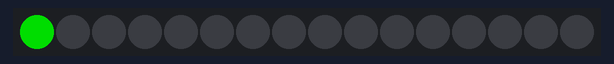
Bench run of a sketch on a simulated ESP32. On the bench: 16 RGB LEDs in strip order, left to right. Dim RGB values are drawn brighter than linear; the strip is taken to match the declared colour order.

Above: at 0.1 s.
At 1.6 s:
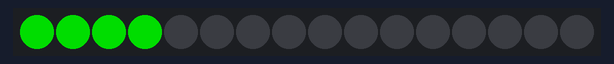
At 2.6 s:
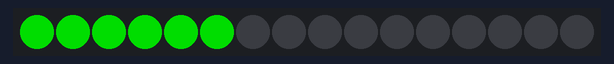
At 3.6 s:
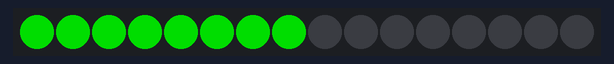
At 5.6 s:
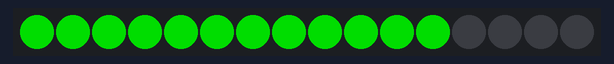
At 7.6 s:
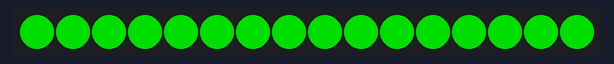

Measured:
- by itself, everything shown: repeats every 8.0 s, in 16 steps
- what the display in image 5 shows lasts 0.5 s, from 7.5 s to 8.0 s

The sketch:

ledLightBar.ino
```cpp
#include<Adafruit_NeoPixel.h>
#define PIN 26
#define NUMPIXELS 16
Adafruit_NeoPixel pixels(NUMPIXELS,PIN,NEO_RGB+NEO_KHZ800);
#define DELAYVAL 500
void setup() {
  // put your setup code here, to run once:
  Serial.begin(9600);
  pixels.begin();
}

void loop() {
  pixels.clear();
  for (int i=0;i<NUMPIXELS;i++){
    pixels.setPixelColor(i,pixels.Color(0,150,0));
    pixels.show();
    delay(DELAYVAL);
  }
}
```
